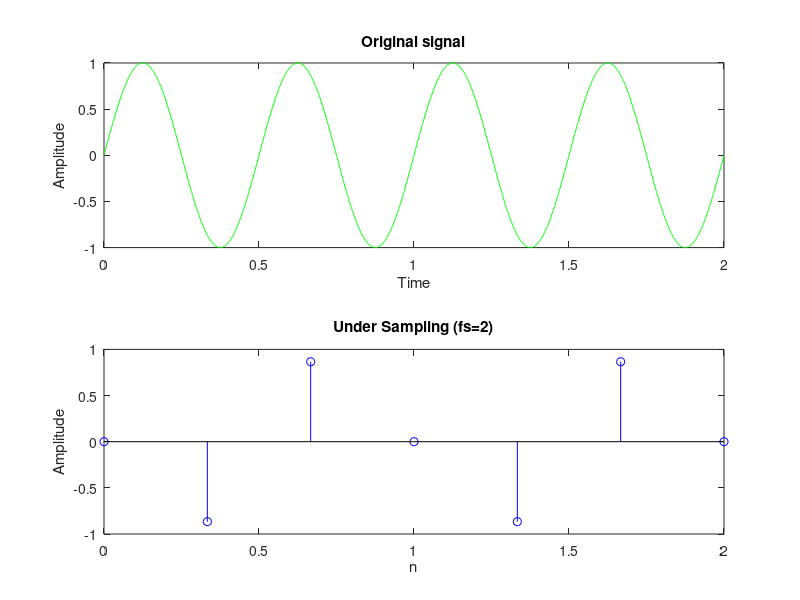

Write MATLAB code to recreate this figure.
clc;
clear all;
clf;

t=0:0.001:2;
x=sin(2*pi*2*t);
fmax=4;

fs1=3
n1=0:(1/fs1):2;

x1=sin(2*pi*2*n1);

subplot(2,1,1);
plot(t,x,'g');
xlabel('Time');
ylabel('Amplitude');
title('Original signal');

subplot(2,1,2);
stem(n1,x1,'b');
xlabel('n');
ylabel('Amplitude');
title('Under Sampling (fs=2)');
